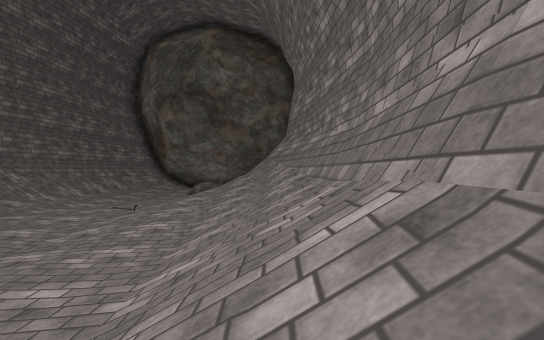
View 1 (above)

12 first-person views from a walk through a 3-D level made in the Unity game engine. The camera is 1.2 m above the floor, looks level and sees 90° across. The floor is counted in squares, 2 m on a side. Each view is taken from the middle of a square. On the plan, view 1 faces up. The plan holds only what a view shows up to about 9 squares ahead; the rest is blank. The place goes on beyond the plan. The player character is not drawn. Some animated figures are not drawn. Some surface patterns are stand-ins.

View 2
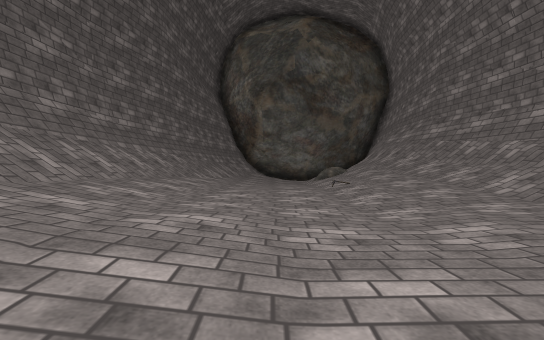

View 3
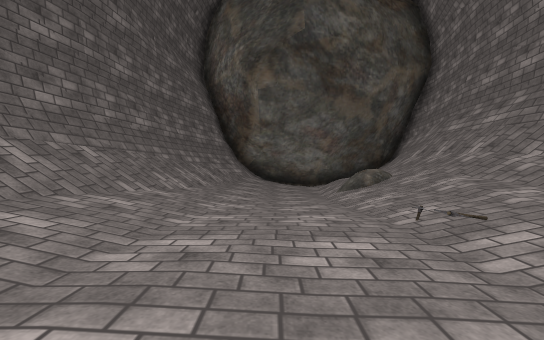

View 4
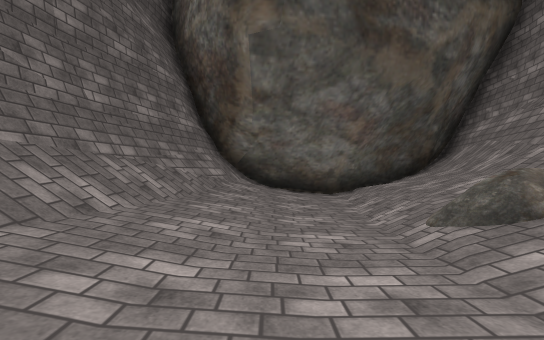

View 5
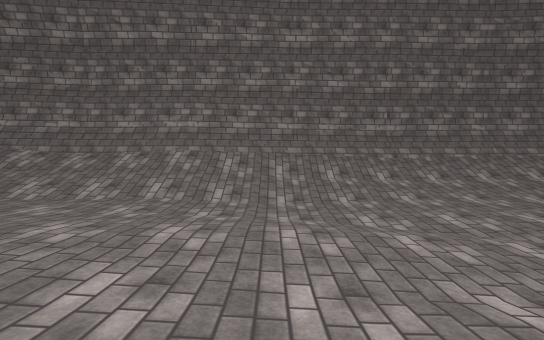

View 6
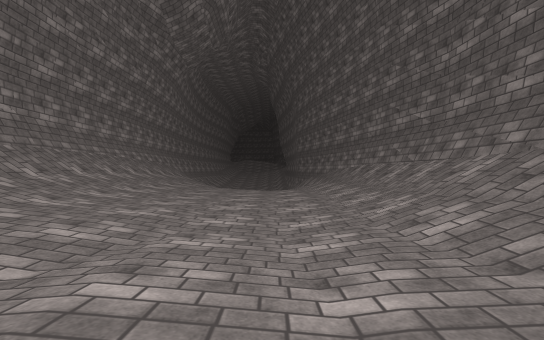

View 7
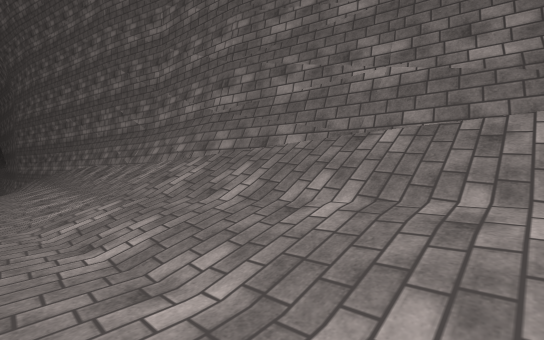

View 8
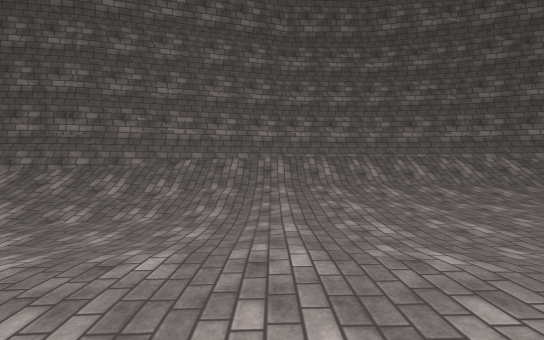

View 9
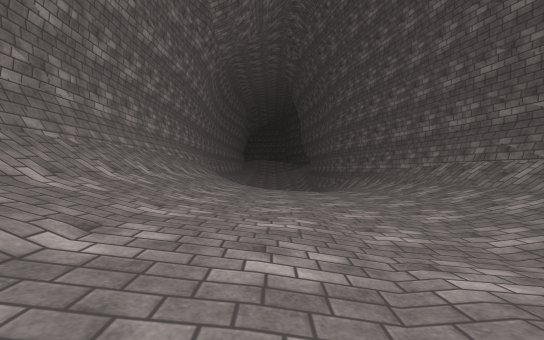

View 10
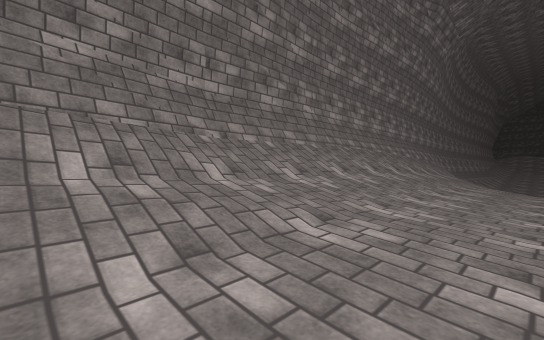

View 11
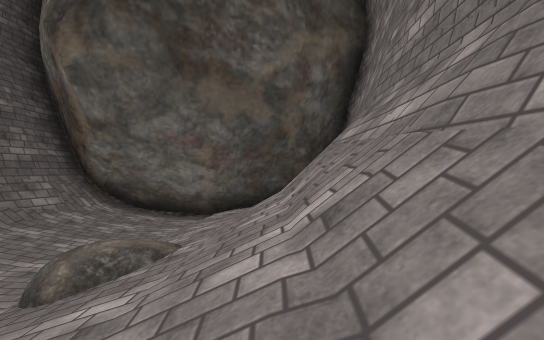

View 12
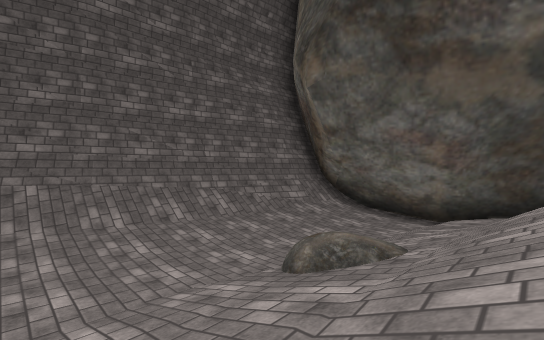

### Floor plan
Key: @ floor where view 1 was taken; # wall or solid block; . main floor; : floor 0.25 m higher than the main floor; - floor 0.25 m lower than the main floor; + floor 0.5 m higher than the main floor; _ floor 0.5 m lower than the main floor; * floor 0.75 m higher than the main floor; < floor 0.75 m lower than the main floor; % floor 1 m higher than the main floor; / step, stairs or slope; = window, fence, low wall or low ledge.
Columns run from 9 left of view 1 to 2 right of it. Each row starts with its distance up from view 1.
 17     #######
 16   ######//#
 15   #/:-/+//#
 14   #/.-/+//#
 13  ##:.-///=#
 12  #/:.-////#
 11  #/:--////#
 10  #/:.-/%/##
  9 ##/:..+%/##
  8 #//:..+*/##
  7 #/+...:+//#
  6 #/+...:+//#
  5 #/+...:://#
  4 #/+.....//#
  3 #/+:.-..//#
  2 #/+:....//#
  1 #/+:....//#
  0 #/+.--.-/@#
 -1 ##//-----/#
 -2 ##//__-_-/##
 -3  #//___-.+/#
 -4  #//___-.+/#
 -5  #//___-.+/#
 -6  #/.___-.//#
 -7  #/.____.//#
 -8  ##.____.//#
 -9   #.____.//#
-10   #/____-//#
-11   #/_< _-//#

Where each view was taken, in squares from view 1:
view 1: 0 up, 0 right, facing up
view 2: 0 up, 5 left, facing up
view 3: 4 up, 5 left, facing up
view 4: 8 up, 5 left, facing up
view 5: 1 down, 6 left, facing right
view 6: 1 down, 4 left, facing down
view 7: 0 up, 5 left, facing down-left
view 8: 1 up, 1 left, facing left
view 9: 2 down, 2 left, facing down
view 10: 2 down, 2 left, facing down-right
view 11: 8 up, 1 left, facing up
view 12: 8 up, 1 left, facing up-left
